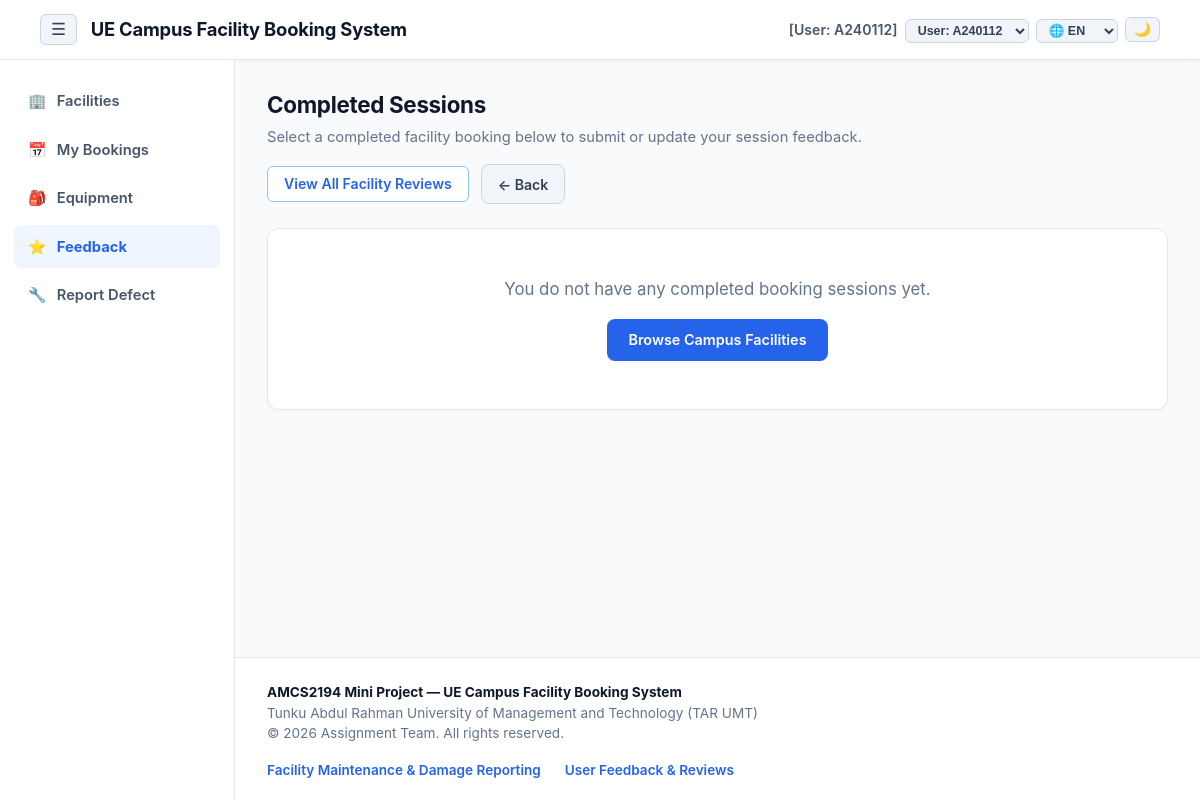
The app's page /modules/feedback/completed.php with its own data.
### tables this page shows
CREATE TABLE `user` (
  `UserID` varchar(10) NOT NULL,
  `FullName` varchar(100) NOT NULL,
  `CampusEmail` varchar(100) NOT NULL,
  `PhoneNo` varchar(15) NOT NULL,
  `UserRole` enum('Student','Staff','Admin','Technician') NOT NULL,
  `AccountStatus` enum('Active','Suspended','Inactive') DEFAULT 'Active',
  `BookingBanUntil` datetime DEFAULT NULL,
  `StrikeResetAt` datetime DEFAULT NULL,
  `PasswordHash` varchar(255) NOT NULL
);

### includes/i18n.php (called while the page is built, shortened)
<?php
class I18n {
    private static ?string $currentLang = null;
    public static function getLang(): string {
        if (self::$currentLang !== null) {
            return self::$currentLang;
        }
        $detected = self::detectBrowserLanguage();
        self::$currentLang = $detected;
        return $detected;
    }
    private static function detectBrowserLanguage(): string {
        $header = strtolower($_SERVER['HTTP_ACCEPT_LANGUAGE'] ?? '');
        $parts = explode(',', $header);
        foreach ($parts as $part) {
            $code = trim(explode(';', $part)[0]);
            if (str_starts_with($code, 'en')) {
                return 'en';
            }
        }
        return 'en';
    }
    public static function get(string $key): string {
        $lang = self::getLang();
        return self::$translations[$lang][$key] ?? self::$translations['en'][$key] ?? $key;
    }
}
function t(string $key): string {
    return I18n::get($key);
}

### includes/auth.php (called while the page is built, shortened)
<?php
class AuthService {
    public static function setActiveUser(string $userId): bool {
        $db = getDB();
        $stmt = $db->prepare('SELECT UserID, FullName, CampusEmail, PhoneNo, UserRole, AccountStatus FROM user WHERE UserID = ?');
        $stmt->execute([$userId]);
        $user = $stmt->fetch();
        if ($user) {
            return true;
        }
        return false;
    }
    public static function getCurrentUser(): array {
        if (!isset($_SESSION['user'])) {
            if (!self::setActiveUser('A240112')) {
                self::setActiveUser('U1001');
            }
        }
        return $_SESSION['user'];
    }
}

### modules/feedback/completed.php (the view, shortened to what this page needs)
<?php
require_once __DIR__ . '/../../includes/auth.php';
$activeNav = 'feedback';
$service     = new FeedbackService();
$currentUser = AuthService::getCurrentUser();
$isAdmin     = AuthService::isAdmin();
$completedBookings = $service->getCompletedBookingsWithFeedbackStatus(
    $isAdmin ? null : $currentUser['UserID']
);
require_once __DIR__ . '/../../includes/header.php';
?>
<div class="page-header-row">
    <div>
        <h1 class="page-title"><?= htmlspecialchars(t('comp_title')) ?></h1>
        <p class="page-subtitle"><?= htmlspecialchars(t('comp_sub')) ?></p>
    </div>
    <div style="display: flex; gap: 0.75rem; align-items: center;">
        <a href="index.php" class="btn btn-outline-blue" style="padding: 0.55rem 1rem; font-size: 0.88rem;">
            <?= htmlspecialchars(t('btn_view_all_reviews')) ?>
        </a>
        <a href="../../index.php" onclick="if (window.history.length > 1) { window.history.back(); return false; }" class="btn btn-cancel" style="padding: 0.55rem 1rem; font-size: 0.88rem;">
            <?= htmlspecialchars(t('btn_back')) ?>
        </a>
    </div>
</div>
<?php if (empty($completedBookings)): ?>
    <div class="ui-card" style="text-align: center; padding: 3rem 1.5rem; color: var(--text-muted);">
        <p style="font-size: 1.05rem; margin-bottom: 1rem;"><?= htmlspecialchars(t('comp_empty')) ?></p>
        <a href="../../index.php" class="btn btn-primary-blue"><?= htmlspecialchars(t('comp_browse')) ?></a>
    </div>
<?php endif; ?>
<?php require_once __DIR__ . '/../../includes/footer.php'; ?>

### includes/header.php (shortened to what this page needs)
<?php
require_once __DIR__ . '/auth.php';
require_once __DIR__ . '/i18n.php';
$currentLang = I18n::getLang();
$currentUser = AuthService::getCurrentUser();
$scriptName = $_SERVER['SCRIPT_NAME'] ?? '';
$pos = strpos($scriptName, '/UE-Campus-Facility-System');
if ($pos !== false) {
    $baseUrl = '/UE-Campus-Facility-System/';
} else {
    $baseUrl = '/';
}
$isAdmin      = ($currentUser['UserRole'] ?? '') === 'Admin';
$isTechnician = ($currentUser['UserRole'] ?? '') === 'Technician';
?>
<!DOCTYPE html>
<html lang="en">
<head>
    <link rel="stylesheet" href="<?= $baseUrl ?>assets/css/style.css">
</head>
<body>
<header class="navbar-top">
    <div class="nav-container" style="max-width: 100%; padding: 0;">
        <div style="display: flex; align-items: center; gap: 0.85rem;">
            <button type="button" id="sidebarToggleBtn" onclick="toggleUeSidebar()" class="theme-toggle-btn" title="<?= htmlspecialchars(t('sidebar_toggle')) ?>" style="font-size: 1.05rem; padding: 4px 10px;">
                &#9776;
            </button>
            <a href="<?= $isTechnician ? $baseUrl . 'modules/maintenance/index.php' : $baseUrl . 'index.php' ?>" class="brand-title">
                <?= htmlspecialchars(t('brand_title')) ?>
            </a>
        </div>
        <div style="display: flex; align-items: center; gap: 0.45rem; flex-wrap: wrap;">
            <span class="user-badge-text">
                <?php
                    $rolePrefix = $isAdmin ? 'Admin' : ($isTechnician ? 'Tech' : 'User');
                    echo '[' . $rolePrefix . ': ' . htmlspecialchars($currentUser['UserID']) . ']';
                ?>
            </span>
            <form method="GET" style="margin: 0; display: inline;">
                <select name="switch_user" onchange="this.form.submit()" class="nav-select-compact" title="Toggle persona for testing">
                    <option value="A240112" <?= $currentUser['UserID'] === 'A240112' ? 'selected' : '' ?>>User: A240112</option>
                </select>
            </form>
            <form method="GET" style="margin: 0; display: inline;">
                <select name="lang" onchange="this.form.submit()" class="nav-select-compact" title="<?= htmlspecialchars(t('lang_label')) ?>">
                    <option value="en" <?= $currentLang === 'en' ? 'selected' : '' ?>>🌐 EN</option>
                </select>
            </form>
            <button type="button" id="themeToggleBtn" onclick="toggleUeTheme()" class="theme-toggle-btn" title="<?= htmlspecialchars(t('theme_toggle')) ?>">
            </button>
        </div>
    </div>
</header>
<div class="app-shell">
    <aside id="appSidebar" class="app-sidebar">
        <nav class="sidebar-nav">
            <?php if ($isTechnician): ?>
                <a href="<?= $baseUrl ?>modules/maintenance/index.php" class="sidebar-link <?= $activeNav === 'maintenance' ? 'active' : '' ?>">
                    <span>&#128295;</span> <?= htmlspecialchars(t('nav_maintenance')) ?>
                </a>
                <a href="<?= $baseUrl ?>modules/equipment/index.php" class="sidebar-link <?= $activeNav === 'equipment' ? 'active' : '' ?>">
                    <span>&#127890;</span> <?= htmlspecialchars(t('nav_equipment')) ?>
                </a>
            <?php else: ?>
                <a href="<?= $baseUrl ?>index.php" class="sidebar-link <?= $activeNav === 'facilities' ? 'active' : '' ?>">
                    <span>&#127970;</span> <?= htmlspecialchars(t('nav_facilities')) ?>
                </a>
                <a href="<?= $baseUrl ?>modules/booking/index.php" class="sidebar-link <?= $activeNav === 'bookings' ? 'active' : '' ?>">
                    <span>&#128197;</span> <?= htmlspecialchars(t('nav_my_bookings')) ?>
                </a>
                <a href="<?= $baseUrl ?>modules/equipment/index.php" class="sidebar-link <?= $activeNav === 'equipment' ? 'active' : '' ?>">
                    <span>&#127890;</span> <?= htmlspecialchars(t('nav_equipment')) ?>
                </a>
                <a href="<?= $baseUrl ?>modules/feedback/index.php" class="sidebar-link <?= $activeNav === 'feedback' ? 'active' : '' ?>">
                    <span>&#11088;</span> <?= htmlspecialchars(t('nav_feedback')) ?>
                </a>
                <a href="<?= $baseUrl ?>modules/maintenance/report.php" class="sidebar-link <?= $activeNav === 'report_defect' ? 'active' : '' ?>">
                    <span>&#128295;</span> <?= htmlspecialchars(t('nav_report_defect')) ?>
                </a>
            <?php endif; ?>
        </nav>
    </aside>
    <div class="app-content">
        <main class="main-wrapper">

### assets/css/style.css (style rules this page uses)
:root { --nav-bg: #ffffff; --nav-text: #475569; --nav-active: #2563eb; --primary-blue: #2563eb; --primary-blue-hover: #1d4ed8; --btn-cancel-bg: #e2e8f0; --btn-cancel-text: #334155; --btn-dark: #1e293b; --danger-red: #dc2626; --danger-red-hover: #b91c1c; --body-bg: #f8fafc; --card-bg: #ffffff; --border-color: #e2e8f0; --text-heading: #0f172a; --text-body: #334155; --text-muted: #64748b; --star-amber: #f59e0b; }
* { box-sizing: border-box; margin: 0; padding: 0; }
body { font-family: -apple-system, BlinkMacSystemFont, "Segoe UI", Roboto, "Helvetica Neue", Arial, sans-serif; background-color: var(--body-bg); color: var(--text-body); line-height: 1.5; min-height: 100vh; display: flex; flex-direction: column; }
.navbar-top { background-color: var(--nav-bg); color: var(--text-heading); padding: 0.85rem 2.5rem; border-bottom: 1px solid #e2e8f0; box-shadow: 0 1px 4px rgba(15, 23, 42, 0.05); }
.nav-container { max-width: 1280px; margin: 0 auto; display: flex; justify-content: space-between; align-items: center; }
.brand-title { font-size: 1.15rem; font-weight: 700; color: var(--text-heading); text-decoration: none; letter-spacing: -0.2px; }
.user-badge-text { font-size: 0.88rem; color: #475569; font-weight: 600; margin-left: 0.5rem; }
.main-wrapper { flex: 1; max-width: 1280px; width: 100%; margin: 1.75rem auto; padding: 0 2rem; }
.page-header-row { display: flex; justify-content: space-between; align-items: flex-start; margin-bottom: 1.5rem; flex-wrap: wrap; gap: 1rem; }
.page-title { font-size: 1.4rem; font-weight: 700; color: var(--text-heading); letter-spacing: -0.3px; margin-bottom: 0.25rem; }
.page-subtitle { font-size: 0.92rem; color: var(--text-muted); }
.ui-card { background: var(--card-bg); border: 1px solid var(--border-color); border-radius: 12px; padding: 1.75rem 2rem; box-shadow: 0 1px 3px rgba(0, 0, 0, 0.04); margin-bottom: 1.75rem; }
.btn { display: inline-flex; align-items: center; justify-content: center; gap: 0.4rem; padding: 0.6rem 1.25rem; font-size: 0.9rem; font-weight: 600; border-radius: 8px; border: 1px solid transparent; cursor: pointer; text-decoration: none; transition: all 0.15s ease; }
.btn-primary-blue { background-color: var(--primary-blue); color: #ffffff; }
.btn-cancel { background-color: #f1f5f9; color: var(--btn-cancel-text); border: 1px solid #cbd5e1; }
.btn-outline-blue { display: inline-flex; align-items: center; justify-content: center; background-color: #ffffff; color: var(--primary-blue); border: 1px solid #93c5fd; font-size: 0.82rem; padding: 0.42rem 0.85rem; border-radius: 6px; font-weight: 600; text-decoration: none; white-space: nowrap; line-height: 1.2; transition: all 0.15s ease; }
.theme-toggle-btn { background: #f1f5f9; color: #334155; border: 1px solid #cbd5e1; border-radius: 6px; padding: 3px 8px; font-size: 0.85rem; cursor: pointer; line-height: 1.3; transition: background-color 0.15s ease, border-color 0.15s ease; }
.nav-select-compact { background: #f1f5f9; color: #334155; border: 1px solid #cbd5e1; border-radius: 6px; padding: 3px 8px; font-size: 0.78rem; font-weight: 600; cursor: pointer; }
.app-shell { display: flex; flex: 1; min-height: calc(100vh - 56px); }
.app-sidebar { width: 235px; flex-shrink: 0; background-color: var(--nav-bg); border-right: 1px solid var(--border-color); padding: 1.25rem 0.85rem; transition: width 0.2s ease, padding 0.2s ease, opacity 0.2s ease; overflow: hidden; }
.sidebar-nav { display: flex; flex-direction: column; gap: 0.35rem; white-space: nowrap; }
.sidebar-link { display: flex; align-items: center; gap: 0.65rem; padding: 0.65rem 0.9rem; border-radius: 8px; color: var(--nav-text); text-decoration: none; font-size: 0.92rem; font-weight: 600; transition: background-color 0.15s ease, color 0.15s ease; }
.sidebar-link.active { background-color: #eff6ff; color: var(--primary-blue); font-weight: 700; }
.app-content { flex: 1; min-width: 0; display: flex; flex-direction: column; }

### records on screen
user: UserRole "User", UserID "A240112", switch_user "User: A240112"

### other values on screen
t('brand_title') "UE Campus Facility Booking System"
t('nav_facilities') "Facilities"
t('nav_my_bookings') "My Bookings"
t('nav_equipment') "Equipment"
t('nav_feedback') "Feedback"
t('nav_report_defect') "Report Defect"
t('comp_title') "Completed Sessions"
t('comp_sub') "Select a completed facility booking below to submit or update your session feedback."
t('btn_view_all_reviews') "View All Facility Reviews"
t('btn_back') "← Back"
t('comp_empty') "You do not have any completed booking sessions yet."
t('comp_browse') "Browse Campus Facilities"
t('footer_maint') "Facility Maintenance & Damage Reporting"
t('footer_fb') "User Feedback & Reviews"
